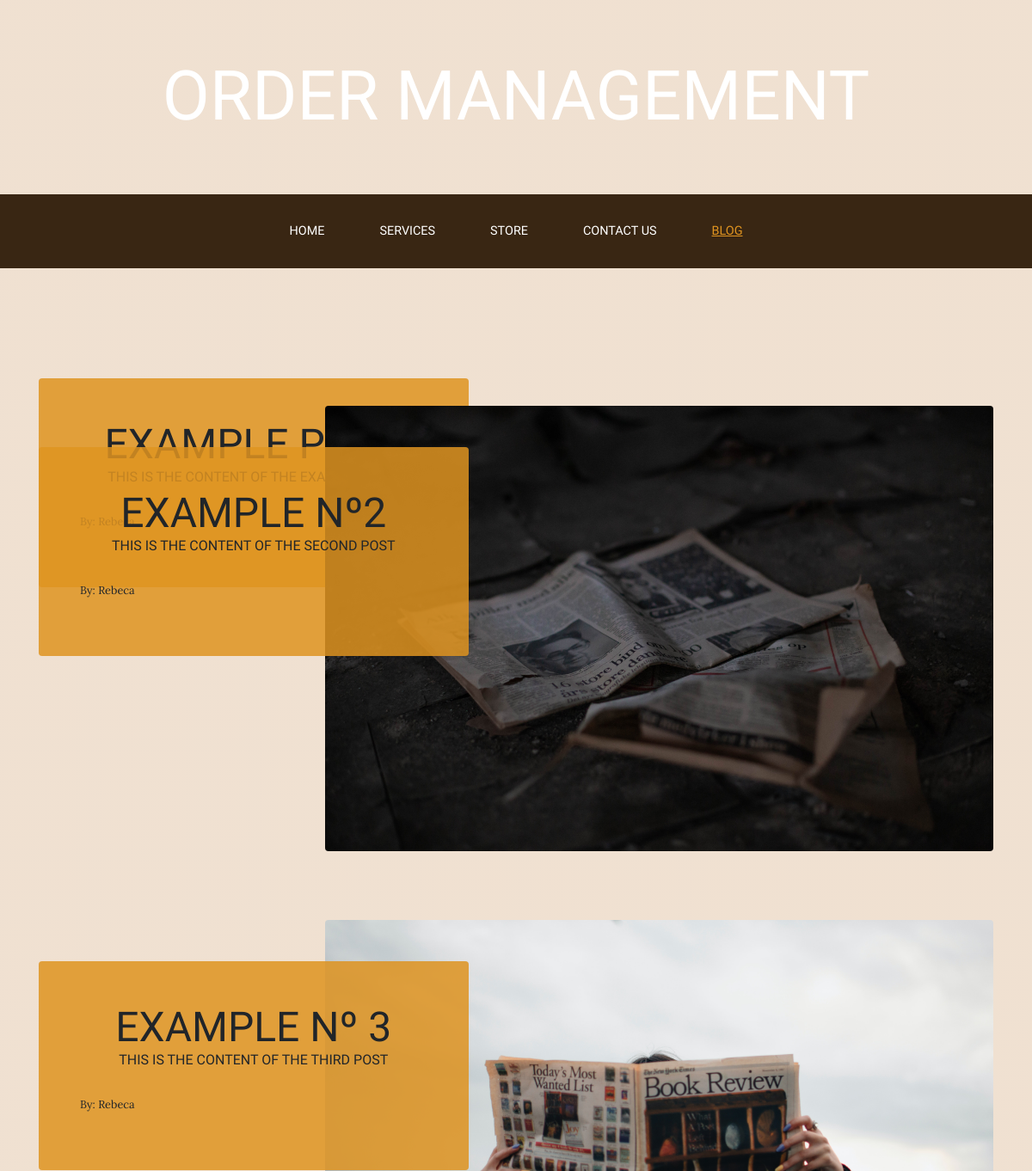
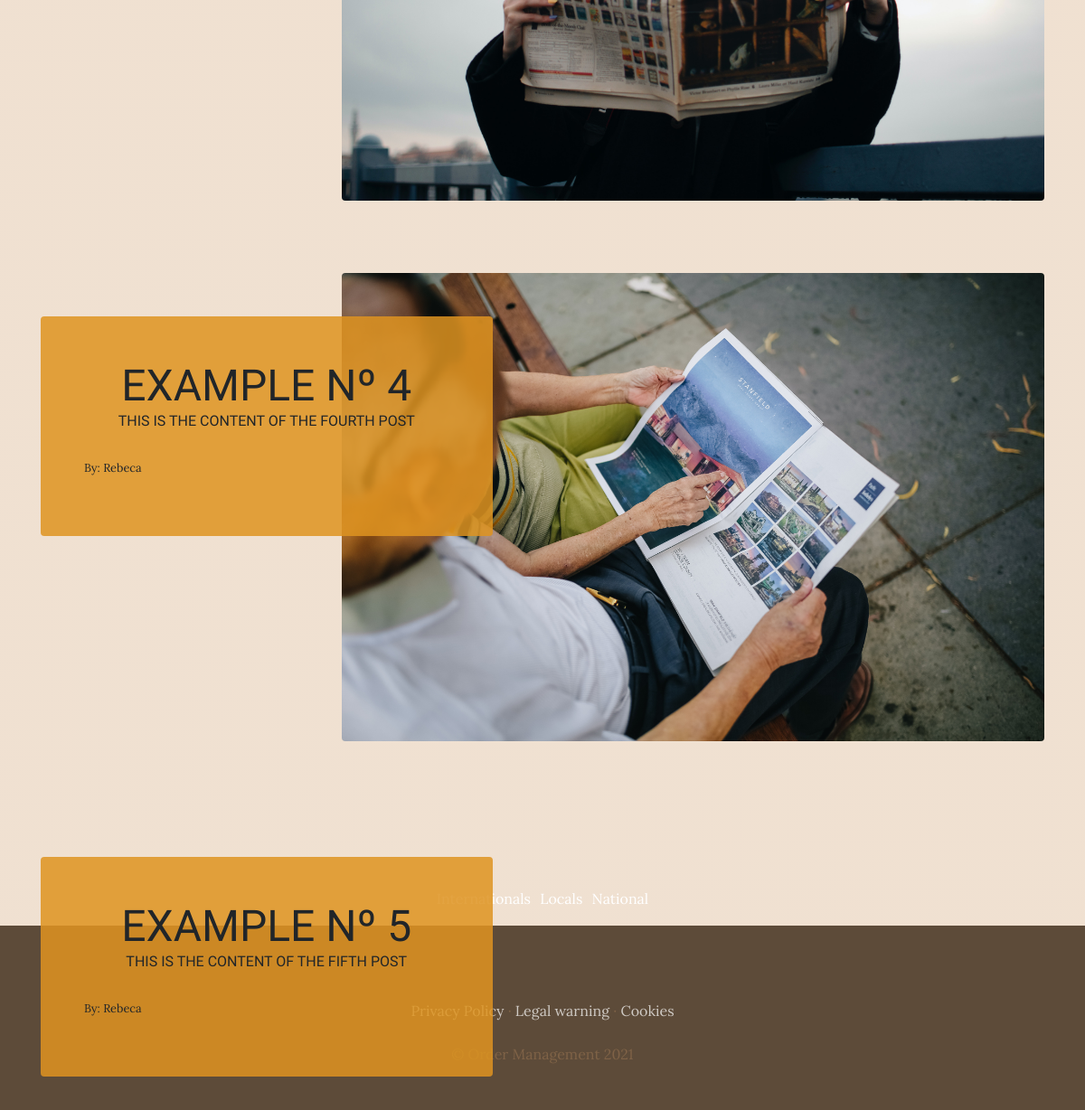
Screenshot of /blog/ with the database file from the repository (2 pictures, top to bottom).
### blogApp/models.py (models this page shows, shortened)
class Post(models.Model):
    title = models.CharField(max_length=50)
    content = models.CharField(max_length=1000)
    picture = models.ImageField(upload_to='blog', null=True, blank=True)
    author = models.ForeignKey(User, on_delete=models.CASCADE)
    categories = models.ManyToManyField(Categories)
    created = models.DateTimeField(auto_now_add=True)
    updated = models.DateTimeField(auto_now_add=True)
    class Meta:
        verbose_name = 'post'
        verbose_name_plural = 'posts'

class Categories(models.Model):
    name = models.CharField(max_length=50)
    created = models.DateTimeField(auto_now_add=True)
    updated = models.DateTimeField(auto_now_add=True)
    class Meta:
        verbose_name = 'category'
        verbose_name_plural = 'categories'

### blogApp/views.py (the view)
# urls.py: path('', blog, name='blog'),
def blog(request):
    post = Post.objects.all()
    cat = [i.categories.all()[0] for i in post]
    cat = list(set(cat))
    return render(request, 'blog/blog.html',
                  {'posts': post, 'categories': cat})

### cartApp/context_processor.py (called while the page is built)
def total_cart_value(request):
    total = 0
    if request.user.is_authenticated:
        for key, value in request.session['cart'].items():
            total += float(value['price'] * value['quantity'])
    return {'total_cart_value': total}

### blogApp/templates/blog/blog.html (shortened to what this page needs)
<!DOCTYPE html>
<html lang="en">
<head>
</head>
{% extends 'webProject/base.html' %}
{% load static %}
{% block content %}
    {% for post in posts %}
         <section class="page-section clearfix">
            <div class="container">
              <div class="intro">
                <img class="intro-img img-fluid mb-3 mb-lg-0 rounded" src="{{ post.picture.url }}" alt="" style="float: right">
                <div class="intro-text left-0 text-center bg-faded p-5 rounded">
                  <h2 class="section-heading mb-4">
                    <span class="section-heading-lower">{{ post.title }}</span>
                    <span class="section-heading-upper">{{ post.content }}</span>
                  </h2>
                  <div style="text-align: left; font-size: 0.8em">
                      <p>By: {{ post.author| title }} </p>
                  </div>
                </div>
              </div>
            </div>
          </section>
    {% endfor %}
    <section>
        <div style="width: 75%; margin: auto">
            <p style="text-align: center; color: white">
                    {% for category in categories %}
                        <a href ="{% url 'category' category.id %}" style="padding: 3px; color: white">{{category.name}}</a>
                    {% endfor %}
            </p>
        </div>
    </section>
{% endblock %}

### webProject/static/webProject/css/gestion.css (style rules this page uses)
body { font-family: 'Lora', serif; background: linear-gradient(rgba(217, 179, 140, 0.4), rgba(217, 179, 140, 0.4)), url("../img/bg_main.jpg"); background-attachment: fixed; background-position: center; background-size: cover; }
h1, h2, h3, h4, h5, h6 { font-family: 'Zen Antique Soft', serif; }
p { line-height: 1.75; }
.page-section { margin-top: 5rem; margin-bottom: 5rem; }
.section-heading { text-transform: uppercase; }
.section-heading .section-heading-upper { display: block; font-size: 1rem; padding-bottom: .5rem; }
.section-heading .section-heading-lower { display: block; font-size: 3rem; }
.bg-faded { background-color: rgba(223, 147, 32, 0.85); }
.intro { position: relative; }
@media (min-width: 992px) { .intro .intro-img { width: 70%; float: left; } }
@media (min-width: 992px) { .intro .intro-text { left: 600; width: 60%; margin-top: 3rem; ; position: absolute; } }
@media (min-width: 1200px) { .intro .intro-text { width: 45%; } }

### rows the page displays
Post: title "EXAMPLE POST", content "THIS IS THE CONTENT OF THE EXAMPLE POST", author "Rebeca"
Post: picture (picture), title "EXAMPLE Nº2", content "THIS IS THE CONTENT OF THE SECOND POST", author "Rebeca"
Post: picture (picture), title "EXAMPLE Nº 3", content "THIS IS THE CONTENT OF THE THIRD POST", author "Rebeca"
Post: picture (picture), title "EXAMPLE Nº 4", content "THIS IS THE CONTENT OF THE FOURTH POST", author "Rebeca"
Post: title "EXAMPLE Nº 5", content "THIS IS THE CONTENT OF THE FIFTH POST", author "Rebeca"
Categories: name "Internationals"
Categories: name "Locals"
Categories: name "National"
